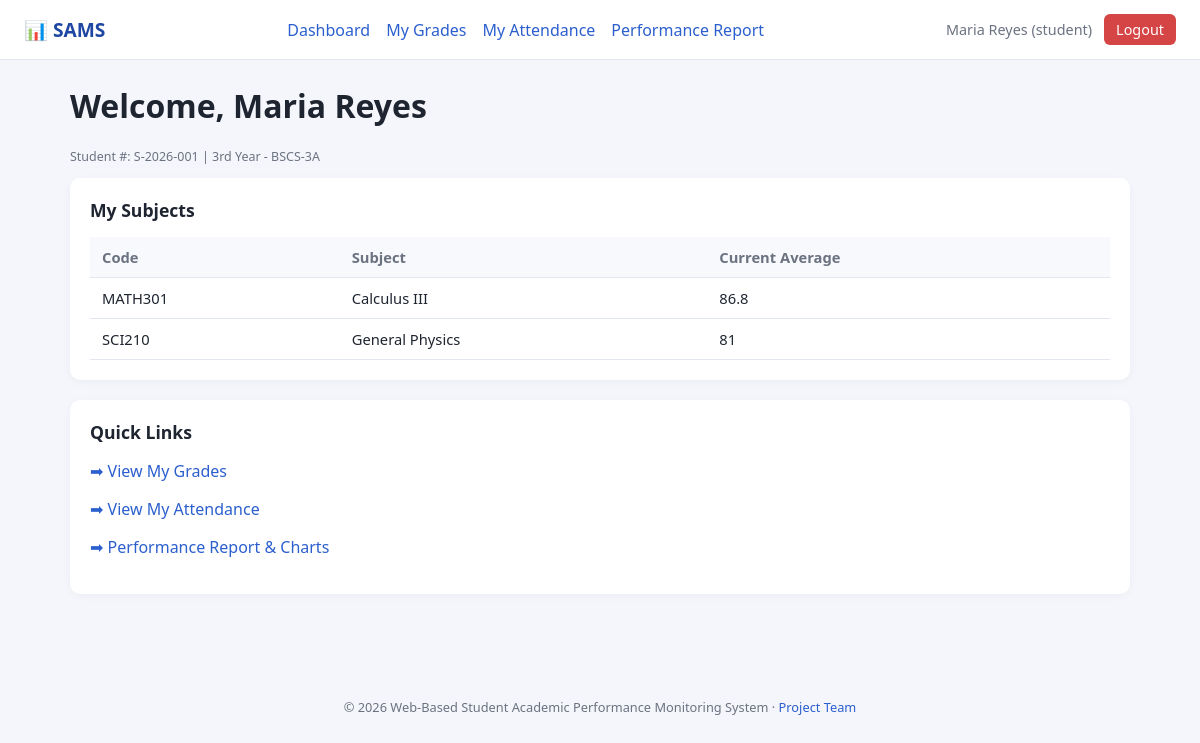
/student/dashboard.php (signed in), run on the app's committed database.
### tables this page shows
CREATE TABLE students (
  id INT AUTO_INCREMENT PRIMARY KEY,
  user_id INT NOT NULL,
  student_number VARCHAR(20) NOT NULL UNIQUE,
  year_level VARCHAR(20),
  section VARCHAR(20),
  FOREIGN KEY (user_id) REFERENCES users(id) ON DELETE CASCADE
);

### includes/auth.php (called while the page is built, shortened)
<?php
function current_name()    { return $_SESSION['full_name'] ?? ''; }
function h($s) { return htmlspecialchars((string)($s ?? ''), ENT_QUOTES, 'UTF-8'); }

### student/dashboard.php (the view, shortened to what this page needs)
<?php
require_once __DIR__ . '/../includes/auth.php';
require_once __DIR__ . '/../config/db.php';
$stmt = $pdo->prepare("SELECT * FROM students WHERE user_id = ?");
$stmt->execute([current_user_id()]);
$student = $stmt->fetch();
$stmt = $pdo->prepare("
  SELECT sub.subject_code, sub.subject_name, AVG(g.score) AS average
  FROM enrollments e JOIN subjects sub ON sub.id = e.subject_id
  LEFT JOIN grades g ON g.enrollment_id = e.id
  WHERE e.student_id = ? GROUP BY e.id, sub.subject_code, sub.subject_name");
$stmt->execute([$student['id'] ?? 0]);
$subjects = $stmt->fetchAll();
include __DIR__ . '/../includes/header.php';
?>
<h1>Welcome, <?= h(current_name()) ?></h1>
<p class="hint">Student #: <?= h($student['student_number'] ?? '') ?> | <?= h($student['year_level'] ?? '') ?> - <?= h($student['section'] ?? '') ?></p>
<div class="card">
  <h2>My Subjects</h2>
  <table>
    <tr><th>Code</th><th>Subject</th><th>Current Average</th></tr>
    <?php foreach ($subjects as $s): ?>
    <tr><td><?= h($s['subject_code']) ?></td><td><?= h($s['subject_name']) ?></td><td><?= $s['average'] !== null ? round($s['average'], 1) : '—' ?></td></tr>
    <?php endforeach; ?>
  </table>
</div>
<div class="card">
  <h2>Quick Links</h2>
  <p><a href="<?= BASE_URL ?>/student/grades.php">➡ View My Grades</a></p>
  <p><a href="<?= BASE_URL ?>/student/attendance.php">➡ View My Attendance</a></p>
  <p><a href="<?= BASE_URL ?>/student/reports.php">➡ Performance Report &amp; Charts</a></p>
</div>
<?php include __DIR__ . '/../includes/footer.php'; ?>

### assets/css/style.css (style rules this page uses)
:root { --primary:#2b5fce;--primary-dark:#1e46a3;--bg:#f4f6fb;--card:#fff;--text:#1f2530;--muted:#6b7280;--border:#e2e6ef;--success:#1f9d55;--warning:#c98a12;--danger:#d64545 }
* { box-sizing:border-box }
body { margin:0;font-family:'Segoe UI',Arial,sans-serif;background:var(--bg);color:var(--text) }
a { color:var(--primary);text-decoration:none }
.hint { margin-top:14px;font-size:.78rem;color:var(--muted) }
.card { background:var(--card);border-radius:10px;padding:20px;box-shadow:0 2px 8px rgba(0,0,0,.04);margin-bottom:20px }
.card h2 { margin-top:0;font-size:1.1rem }
table { width:100%;border-collapse:collapse;font-size:.92rem }
th,td { padding:10px 12px;border-bottom:1px solid var(--border);text-align:left }
th { background:#f8f9fc;color:var(--muted);font-weight:600 }

### data on the page
students: student_number "S-2026-001", year_level "3rd Year", section "BSCS-3A"

### other printed values
current_name() "Maria Reyes"
$role "student"
$s['subject_code'] "MATH301"
$s['subject_name'] "Calculus III"
$s['average'] "86.8"
$s['subject_code'] "SCI210"
$s['subject_name'] "General Physics"
$s['average'] "81"
